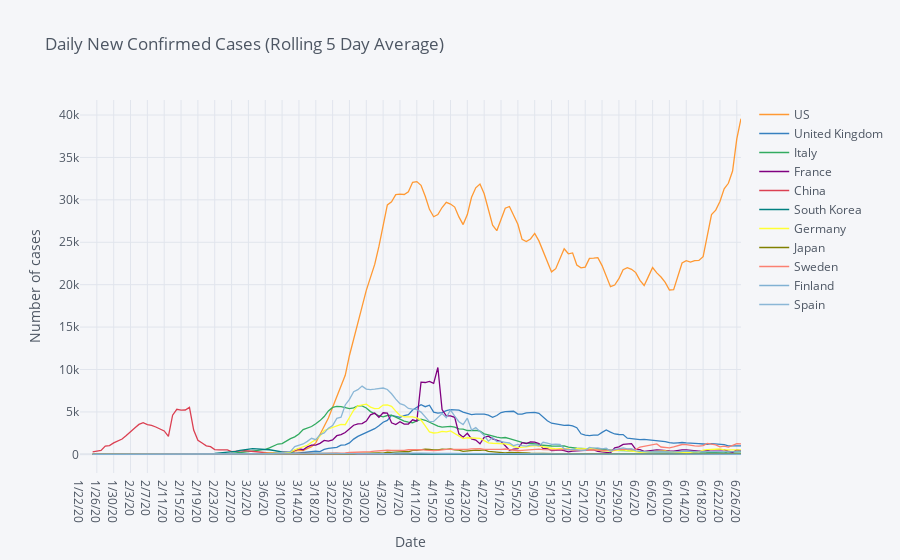

The notebook cell this image was saved under:
### Code cell
window_size = 5
rolling = country_daily.xs('Confirmed', axis=1, level=1).rolling(window=window_size, min_periods=3).mean()
rolling.iplot(scale='log', yaxis_title='Number of cases', xaxis_title='Date',
              title='Daily New Confirmed Cases (Rolling {} Day Average)'.format(window_size))

### Figure 1 — Plotly figure (JSON) as saved in the notebook; plotly's stock layout.template omitted (floating-point values rounded to 4 significant figures; data arrays with more than 128 entries replaced by an {"elided": "..."} marker saying what was removed)
{"data": [{"line": {"color": "rgba(255, 153, 51, 1.0)", "dash": "solid", "shape": "linear", "width": 1.3}, "mode": "lines", "name": "US", "text": "", "type": "scatter", "x": {"elided": "158 str values"}, "y": {"elided": "158 mixed values"}}, {"line": {"color": "rgba(55, 128, 191, 1.0)", "dash": "solid", "shape": "linear", "width": 1.3}, "mode": "lines", "name": "United Kingdom", "text": "", "type": "scatter", "x": {"elided": "158 str values"}, "y": {"elided": "158 mixed values"}}, {"line": {"color": "rgba(50, 171, 96, 1.0)", "dash": "solid", "shape": "linear", "width": 1.3}, "mode": "lines", "name": "Italy", "text": "", "type": "scatter", "x": {"elided": "158 str values"}, "y": {"elided": "158 mixed values"}}, {"line": {"color": "rgba(128, 0, 128, 1.0)", "dash": "solid", "shape": "linear", "width": 1.3}, "mode": "lines", "name": "France", "text": "", "type": "scatter", "x": {"elided": "158 str values"}, "y": {"elided": "158 mixed values"}}, {"line": {"color": "rgba(219, 64, 82, 1.0)", "dash": "solid", "shape": "linear", "width": 1.3}, "mode": "lines", "name": "China", "text": "", "type": "scatter", "x": {"elided": "158 str values"}, "y": {"elided": "158 mixed values"}}, {"line": {"color": "rgba(0, 128, 128, 1.0)", "dash": "solid", "shape": "linear", "width": 1.3}, "mode": "lines", "name": "South Korea", "text": "", "type": "scatter", "x": {"elided": "158 str values"}, "y": {"elided": "158 mixed values"}}, {"line": {"color": "rgba(255, 255, 51, 1.0)", "dash": "solid", "shape": "linear", "width": 1.3}, "mode": "lines", "name": "Germany", "text": "", "type": "scatter", "x": {"elided": "158 str values"}, "y": {"elided": "158 mixed values"}}, {"line": {"color": "rgba(128, 128, 0, 1.0)", "dash": "solid", "shape": "linear", "width": 1.3}, "mode": "lines", "name": "Japan", "text": "", "type": "scatter", "x": {"elided": "158 str values"}, "y": {"elided": "158 mixed values"}}, {"line": {"color": "rgba(251, 128, 114, 1.0)", "dash": "solid", "shape": "linear", "width": 1.3}, "mode": "lines", "name": "Sweden", "text": "", "type": "scatter", "x": {"elided": "158 str values"}, "y": {"elided": "158 mixed values"}}, {"line": {"color": "rgba(128, 177, 211, 1.0)", "dash": "solid", "shape": "linear", "width": 1.3}, "mode": "lines", "name": "Finland", "text": "", "type": "scatter", "x": {"elided": "158 str values"}, "y": {"elided": "158 mixed values"}}, {"line": {"color": "rgba(128, 177, 211, 0.8999999999999999)", "dash": "solid", "shape": "linear", "width": 1.3}, "mode": "lines", "name": "Spain", "text": "", "type": "scatter", "x": {"elided": "158 str values"}, "y": {"elided": "158 mixed values"}}], "layout": {"legend": {"bgcolor": "#F5F6F9", "font": {"color": "#4D5663"}}, "paper_bgcolor": "#F5F6F9", "plot_bgcolor": "#F5F6F9", "title": {"font": {"color": "#4D5663"}, "text": "Daily New Confirmed Cases (Rolling 5 Day Average)"}, "xaxis": {"gridcolor": "#E1E5ED", "showgrid": true, "tickfont": {"color": "#4D5663"}, "title": {"font": {"color": "#4D5663"}, "text": "Date"}, "zerolinecolor": "#E1E5ED"}, "yaxis": {"gridcolor": "#E1E5ED", "showgrid": true, "tickfont": {"color": "#4D5663"}, "title": {"font": {"color": "#4D5663"}, "text": "Number of cases"}, "zerolinecolor": "#E1E5ED"}}}
